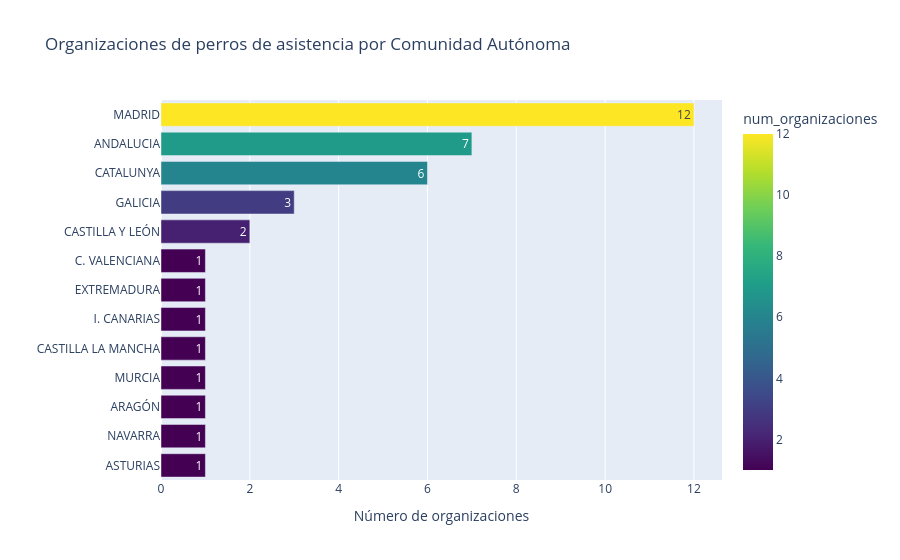

Notebook code for this chart:
### Markdown cell above
## Conclusión — Top 15 razas candidatas

El algoritmo de puntuación equilibra entrenabilidad (40%) + vínculo (40%) 
+ energía moderada (20%). El resultado es coherente con la realidad:
el Labrador Retriever aparece en el top, confirmando que el criterio funciona.

**Decisión de diseño importante:**
El tamaño NO es un factor penalizador en Seiðr.
Un perro de asistencia no tiene por qué ser grande.
Depende exclusivamente de las necesidades del usuario:
- Perro de alerta médica o apoyo emocional → tamaño irrelevante
- Perro guía → necesita tamaño adecuado
- Perro de servicio físico → necesita fuerza proporcional a la tarea

Seiðr filtrará por perfil de usuario, no por tamaño estándar.

### Code cell
# ============================================================
# VISUALIZACIÓN 5 — Organizaciones de asistencia por CCAA
# ============================================================

import pandas as pd  # ya importado pero lo dejamos para claridad

# Cargar el CSV de organizaciones que scrapeamos
df_orgs = pd.read_csv('../universos/recursos_reales/organizaciones_espana.csv')  # cargamos el CSV

# Contar organizaciones por comunidad autónoma
conteo_ccaa = df_orgs['ccaa'].value_counts().reset_index()  # contamos por CCAA
conteo_ccaa.columns = ['ccaa', 'num_organizaciones']        # renombramos columnas

# Gráfico de barras horizontal
fig5 = px.bar(
    conteo_ccaa,
    x='num_organizaciones',          # eje X: número de organizaciones
    y='ccaa',                        # eje Y: comunidad autónoma
    orientation='h',                 # barras horizontales
    color='num_organizaciones',      # color según cantidad
    color_continuous_scale='Viridis',
    title='Organizaciones de perros de asistencia por Comunidad Autónoma',
    text='num_organizaciones'        # mostrar número en cada barra
)

fig5.update_layout(
    yaxis={'categoryorder': 'total ascending'},  # ordenar de menor a mayor
    xaxis_title='Número de organizaciones',
    yaxis_title='',
    showlegend=False
)

fig5.show()

# Mostrar también qué tipos de asistencia hay disponibles
print("\n=== TIPOS DE ASISTENCIA DISPONIBLES ===")
tipos = df_orgs['tipo_asistencia'].str.split(';').explode()  # separar tipos por ;
print(tipos.value_counts())  # contar cuántas organizaciones ofrecen cada tipo

### Figure 1 — Plotly figure (JSON) as saved in the notebook; plotly's stock layout.template omitted (floating-point values rounded to 4 significant figures)
{"data": [{"hovertemplate": "num_organizaciones=%{marker.color}<br>ccaa=%{y}<extra></extra>", "legendgroup": "", "marker": {"color": [12, 7, 6, 3, 2, 1, 1, 1, 1, 1, 1, 1, 1], "coloraxis": "coloraxis", "pattern": {"shape": ""}}, "name": "", "orientation": "h", "showlegend": false, "text": [12.0, 7.0, 6.0, 3.0, 2.0, 1.0, 1.0, 1.0, 1.0, 1.0, 1.0, 1.0, 1.0], "textposition": "auto", "type": "bar", "x": [12, 7, 6, 3, 2, 1, 1, 1, 1, 1, 1, 1, 1], "xaxis": "x", "y": ["MADRID", "ANDALUCIA", "CATALUNYA", "GALICIA", "CASTILLA Y LEÓN", "ASTURIAS", "NAVARRA", "ARAGÓN", "MURCIA", "CASTILLA LA MANCHA", "I. CANARIAS", "EXTREMADURA", "C. VALENCIANA"], "yaxis": "y"}], "layout": {"barmode": "relative", "coloraxis": {"colorbar": {"title": {"text": "num_organizaciones"}}, "colorscale": [[0, "#440154"], [0.1111, "#482878"], [0.2222, "#3e4989"], [0.3333, "#31688e"], [0.4444, "#26828e"], [0.5556, "#1f9e89"], [0.6667, "#35b779"], [0.7778, "#6ece58"], [0.8889, "#b5de2b"], [1, "#fde725"]]}, "legend": {"tracegroupgap": 0}, "showlegend": false, "title": {"text": "Organizaciones de perros de asistencia por Comunidad Autónoma"}, "xaxis": {"anchor": "y", "domain": [0, 1], "title": {"text": "Número de organizaciones"}}, "yaxis": {"anchor": "x", "categoryorder": "total ascending", "domain": [0, 1], "title": {"text": ""}}}}
